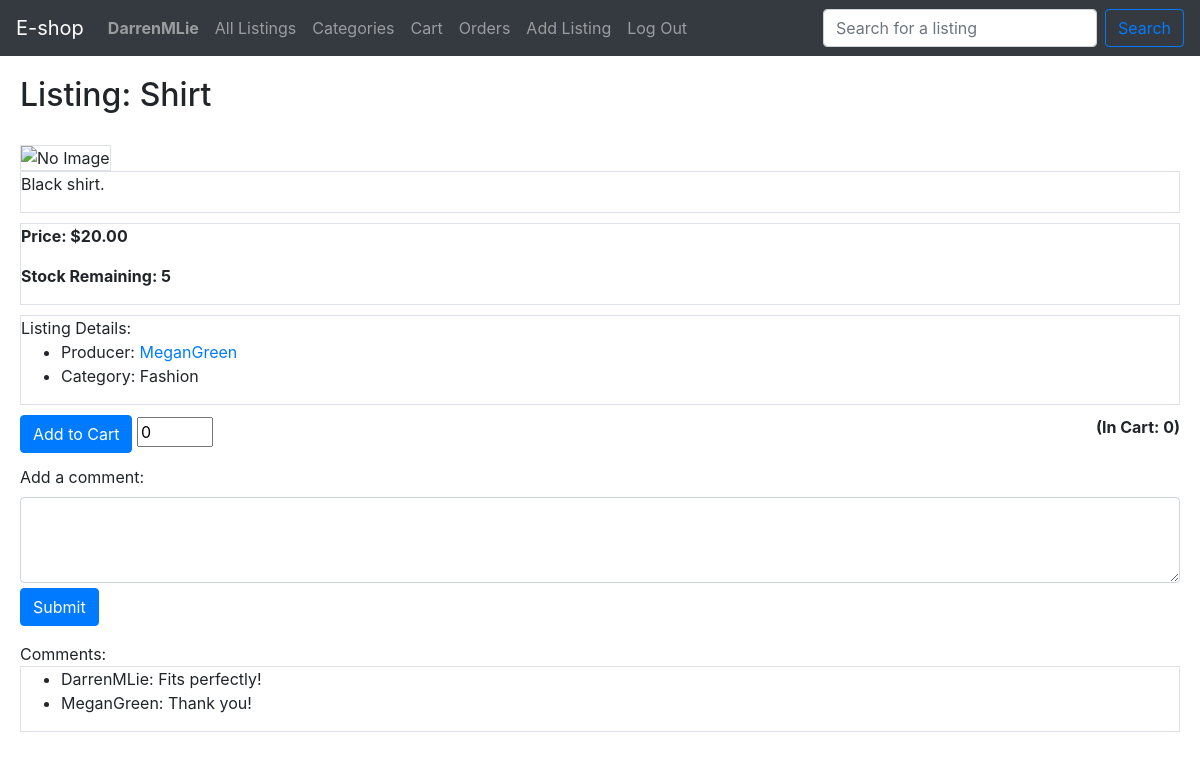
The app's page /listing=4 (signed in) with its own data.
### eshop/models.py (models this page shows, shortened)
class User(AbstractUser):
    def __str__(self):
        return f"{self.username} {self.email}"

class Listing(models.Model):
    producer = models.ForeignKey(User, on_delete=models.CASCADE, related_name="listings")
    title = models.CharField(max_length=64)
    category = models.CharField(max_length=64)
    price = models.DecimalField(max_digits=12, decimal_places=2)
    stock = models.IntegerField()
    description = models.CharField(max_length=500)
    timestamp = models.DateTimeField(auto_now_add=True)
    imageurl = models.CharField(max_length=100000)

class Comment(models.Model):
    user = models.ForeignKey(User, on_delete=models.SET_NULL, related_name="comments", null=True)
    comment = models.CharField(max_length=500)
    listing = models.ForeignKey(Listing, on_delete=models.CASCADE, related_name="comments")

### eshop/views.py (the view)
# urls.py: path("listing=<int:listing_id>", views.listing, name="listing"),
@login_required(login_url='eshop:login')
def listing(request, listing_id):
    listing = Listing.objects.get(pk=listing_id)
    cart = request.user.cart
    cart_products = cart.products.all()
    products_in_cart = 0
    for product in cart_products:
        if product.listing == listing:
            products_in_cart += 1
    return render(request, "eshop/listing.html", {
        "listing": listing,
        "comments": listing.comments.all(),
        "products_in_cart": products_in_cart
    })

### eshop/templates/eshop/listing.html (shortened to what this page needs)
{% extends 'eshop/layout.html' %}
{% load static %}
{% block body %}
    <div class="listingpage">
        <div style="display: flex;flex-direction: row;justify-content: space-between;">
            <h2>Listing: {{ listing.title }}</h2>
        </div>
        <img alt="No Image" src="{{ listing.imageurl }}" class="border" >
        <div class="border">
            <p>{{ listing.description }}</p>
        </div>
        <div class="border">
            <p><b>Price: ${{ listing.price }}</b></p>
            <p><b>Stock Remaining: {{ listing.stock }}</b></p>
        </div>
        <div class="border">
            <span>Listing Details:</span>
            <ul>
                <li>Producer: <a href="{% url 'eshop:profile' listing.producer.username %}">{{ listing.producer.username }}</a></li>
                <li>Category: {{ listing.category }}</li>
            </ul>
        </div>
        <div style="display: flex;flex-direction: row;justify-content: space-between;">
            <form id="cartform">
                {% if listing.stock != 0 %}
                    <input class="btn btn-primary" type="submit" value="Add to Cart">
                    <input type="number" id="amount" value="0" min="0" max="{{ listing.stock }}">
                {% else %}
                    <input class="btn btn-primary" type="submit" value="Add to Cart" disabled>
                    <input type="number" id="amount" value="0" min="0" max="{{ listing.stock }}" disabled>
                {% endif %}
            </form>
            <p style="float: right;"><b>(In Cart: <span id="incart">{{ products_in_cart }}</span>)</b></p>
        </div>
        <div>
            <form id="commentform">
                <div class="form-group">
                    <label for="comment">Add a comment:</label>
                    <textarea class="form-control" id="comment" name="comment" rows="3" style="margin-bottom: 5px;"></textarea>
                    <input class="btn btn-primary" type="submit">
                </div>
            </form>
        </div>
        <span>Comments:</span>
        <div class="border">
            <ul id="commentlist">
                {% for comment in comments %}
                    <li>{{ comment.user.username }}: {{ comment.comment }}</li>
                {% empty %}
                    <li id="nocomment">No comments.</li>
                {% endfor %}
            </ul>
        </div>
    </div>
{% endblock %}

### eshop/templates/eshop/layout.html (shortened to what this page needs)
{% load static %}
<!DOCTYPE html>
<html lang="en">
    <head>
        <link rel="stylesheet" href="https://stackpath.bootstrapcdn.com/bootstrap/4.4.1/css/bootstrap.min.css">
        <link href="{% static 'eshop/styles.css' %}" rel="stylesheet">
    </head>
    <body>
        <nav class="navbar navbar-expand-lg navbar-dark bg-dark">
            <a class="navbar-brand" href="{% url 'eshop:index' %}">E-shop</a>
            <ul class="navbar-nav mr-auto">
                {% if user.is_authenticated %}
                    <li class="nav-item">
                        <a class="nav-link" href="{% url 'eshop:profile' user.username %}"><strong>{{ user.username }}</strong></a>
                    </li>
                {% endif %}
                <li class="nav-item">
                    <a class="nav-link" href="{% url 'eshop:index' %}">All Listings</a>
                </li>
                <li class="nav-item">
                    <a class="nav-link" href="{% url 'eshop:categories' %}">Categories</a>
                </li>
                {% if user.is_authenticated %}
                    <li class="nav-item">
                        <a class="nav-link" href="{% url 'eshop:cart' %}">Cart</a>
                    </li>
                    <li class="nav-item">
                        <a class="nav-link" href="{% url 'eshop:orders' %}">Orders</a>
                    </li>
                    <li class="nav-item">
                        <a class="nav-link" href="{% url 'eshop:add' %}">Add Listing</a>
                    </li>
                    <li class="nav-item">
                        <a class="nav-link" href="{% url 'eshop:logout' %}">Log Out</a>
                    </li>
                {% endif %}
            </ul>
            <form class="form-inline" action="{% url 'eshop:search' %}">
                <input class="form-control mr-sm-2" type="search" placeholder="Search for a listing" aria-label="Search" name="query">
                <button class="btn btn-outline-primary my-2 my-sm-0" type="submit">Search</button>
            </form>
        </nav>
        <div class="body">
            {% block body %}
            {% endblock %}
        </div>
    </body>
</html>

### eshop/static/eshop/styles.css (style rules this page uses)
img { width: 20rem; height: 15rem; }
div.listingpage > div { margin-bottom: 10px; }
.body { padding-left: 20px; padding-right: 20px; }
h2 { margin-top: 20px; margin-bottom: 20px; }

### records on screen
User: username "DarrenMLie"
Listing: title "Shirt", description "Black shirt.", price "20.00", stock "5", producer.username "MeganGreen", category "Fashion"
Comment: user.username "DarrenMLie", comment "Fits perfectly!"
Comment: user.username "MeganGreen", comment "Thank you!"

### other values on screen
{{ products_in_cart }} "0"
